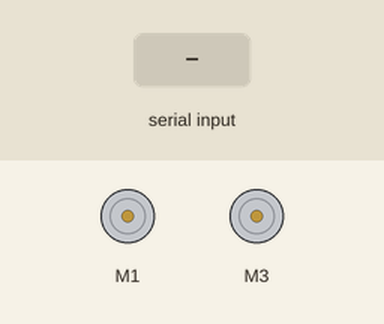
A sketch run on a simulated Arduino Uno, built with avr-gcc and run on an emulated ATmega328P. Parts: 2 × DC motor (green arrow = forward, orange = backward, longer = faster). The test bench sets the inputs (shaded band). What the sketch prints to the serial monitor is not drawn.

Above: at 1.2 s.
1.3 s: "l\n" received over Serial
At 2.3 s:
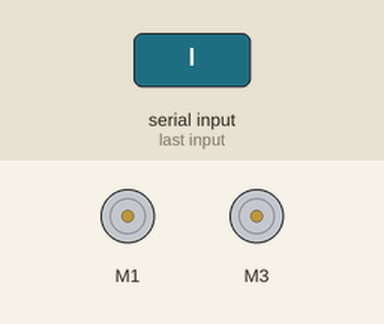
2.9 s: "r\n" received over Serial
At 3.6 s:
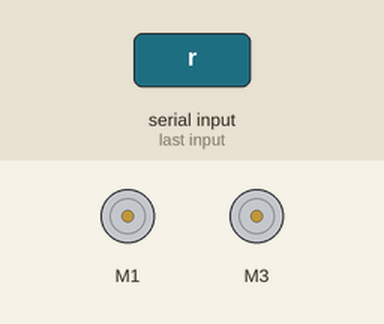
Timing chart, 0 to 5.9 s (numbered marks = the images above; inputs shaded):
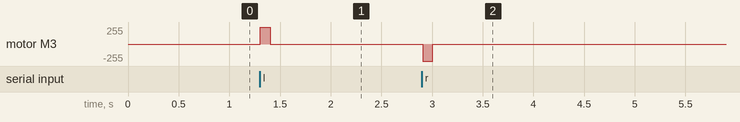

The sketch:

motor_shield.ino
```cpp
#include <AFMotor.h>

// pin 11 = Motors on/off

AF_DCMotor motor1(1);
AF_DCMotor motor2(3);

void setup() {
  // put your setup code here, to run once:
  Serial.begin(9600);
//  pinMode(8, OUTPUT);
//  pinMode(9, OUTPUT);
  motor1.setSpeed(255);
  motor2.setSpeed(255);
  motor1.run(RELEASE);
  motor2.run(RELEASE);

//  delay(3000);
//  motor1.run(FORWARD);
//  delay(1000);
//  motor1.run(RELEASE);
//  delay(1000);
//  motor1.run(BACKWARD);
//  delay(1000);
//  motor1.run(RELEASE);
//
//  motor2.run(RELEASE);
//  delay(3000);
//  motor2.run(FORWARD); // left
//  delay(2000);
//  motor2.run(RELEASE);
//  delay(1000);
//  motor2.run(BACKWARD); // right
//  delay(2000);
//  motor2.run(RELEASE);
}

void loop() {
//  if (Serial.available() > 0)
  {
    delay(100);
    int i=0;
    char cs[6];
    while (Serial.available() > 0)
    {
      cs[i] = Serial.read();
      i++;
    }
//    String cs[] = Serial.readline();
    char c1 = cs[0];
    char c2 = cs[1];
    if (c1 == 'l')
    {
      Serial.write('L');
      motor2.run(FORWARD);
    }
    else if (c1 == 'r')
    {
      Serial.write('R');
      motor2.run(BACKWARD);
    }
    else
    {
      Serial.write('S');
      motor2.run(RELEASE);
    }

    if (c2 == 'f')
    {
      Serial.write('F');
      motor1.run(FORWARD);
    }
    else if (c2 == 'b')
    {
      Serial.write('B');
      motor1.run(BACKWARD);
    }
    else
    {
      Serial.write('S');
      motor1.run(RELEASE);
    }
    Serial.write(' ');
    Serial.write(c1);
    Serial.write(c2);
    Serial.write(' ');
    Serial.write('\n');
  }
//  else
//  {
//    Serial.write('S');
//    Serial.write('S');
//    Serial.write('\n');
//  }

//  Serial.print('x');
//  char c = Serial.read();
//  Serial.println(c);
//  delay(1000);

//  motor.run(FORWARD);
//  delay(2000);
//  motor.run(RELEASE);
//  delay(1000);
}
```

Measured:
- after the input at 1.3 s, motor M3: stopped → forward 255/255 at once, → stopped 0.10 s later
- after the input at 2.9 s, motor M3: stopped → backward 255/255 at once, → stopped 0.10 s later
